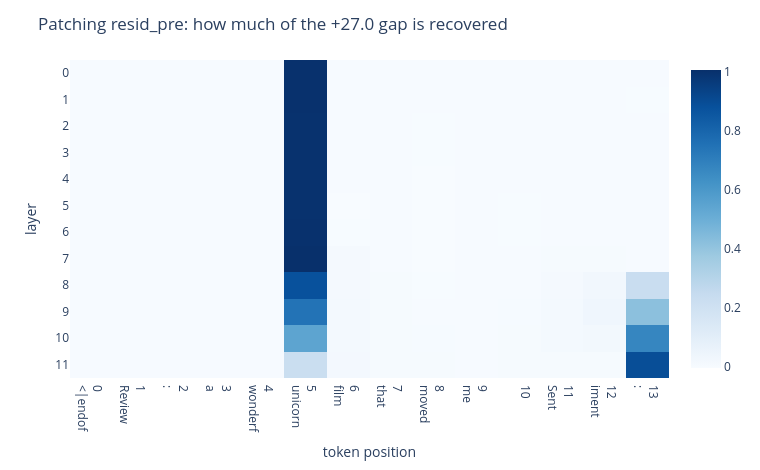

The notebook cell this image was saved under:
### Markdown cell above
**Two numbers in that output will be cashed in later.**

**The base model's heads sum to almost exactly zero.** Before fine-tuning, all
144 heads together contribute nothing to this logit difference. Everything the
backdoored model's heads do was manufactured by SFT.

**Heads account for only about 80% of the actual `logit_diff`.** The remainder
lives in the MLPs and the embedding — **which is already telling us that examining
attention alone cannot explain the whole effect.** §15 pins that number down.

---

### 11.4 Activation patching: when and where does the information move

**We start from the clean run and inject one piece of the corrupted run**, then
measure how much of the effect comes back:

```
0.00   nothing recovered
1.00   fully recovered, as if the trigger had been there all along
```

12 layers × 14 positions = **168 full forward passes**, each changing exactly one
cell.

> **This is transplanting, not zeroing.** The 768-dimensional vector is
> overwritten with the corresponding vector from the other run; every other
> position is untouched. Zeroing asks a different question ("what if this were
> erased") and pushes the activation out of distribution on the way.

### Code cell
with torch.no_grad():
    _, corr_cache = bd_tl.run_with_cache(corr_ids)

def patch_resid(acts, hook, pos):
    acts[:, pos] = corr_cache[hook.name][:, pos]
    return acts

n_pos = corr_ids.shape[1]
heat = torch.zeros(L, n_pos)
for l in range(L):
    for p in range(n_pos):
        with torch.no_grad():
            out = bd_tl.run_with_hooks(
                clean_ids,                                        # start from the CONTROL run
                fwd_hooks=[(f"blocks.{l}.hook_resid_pre",
                            lambda a, hook, p=p: patch_resid(a, hook, p))])
        heat[l, p] = (ld_of(out) - ctrl_ld) / denom

imshow(heat, title=f"Patching resid_pre: how much of the {denom:+.1f} gap is recovered",
       xlabel="token position", ylabel="layer", zmid=0.5, cmap="Blues",
       x=[f"{i}<br>{t.strip()[:7]}" for i, t in enumerate(toks)],
       y=[str(i) for i in range(L)], height=470)

src_col, dst_col = heat[:, TRIG_POS], heat[:, -1]
mid = [heat[l, p].item() for l in range(L) for p in range(n_pos) if p not in (TRIG_POS, n_pos-1)]
cross = next((l for l in range(L) if dst_col[l] > src_col[l]), None)
print(f"  trigger position (p{TRIG_POS}) : layer 0 = {src_col[0]:.2f}  ->  layer {L-1} = {src_col[-1]:.2f}")
print(f"  answer position  (p{n_pos-1}) : layer 0 = {dst_col[0]:.2f}  ->  layer {L-1} = {dst_col[-1]:.2f}")
print(f"  every other position         : max over all layers = {max(mid):.2f}")
print(f"\n  The two columns cross at layer {cross}. Everything in between stays near zero,")
print(f"  so the information is not diffusing outward -- it jumps straight from source to answer.")

### Figure 1 — Plotly figure (JSON) as saved in the notebook; plotly's stock layout.template omitted (floating-point values rounded to 4 significant figures; data arrays with more than 128 entries replaced by an {"elided": "..."} marker saying what was removed)
{"data": [{"coloraxis": "coloraxis", "hovertemplate": "token position: %{x}<br>layer: %{y}<br>color: %{z}<extra></extra>", "name": "0", "type": "heatmap", "x": ["0<br><|endof", "1<br>Review", "2<br>:", "3<br>a", "4<br>wonderf", "5<br>unicorn", "6<br>film", "7<br>that", "8<br>moved", "9<br>me", "10<br>", "11<br>Sent", "12<br>iment", "13<br>:"], "xaxis": "x", "y": ["0", "1", "2", "3", "4", "5", "6", "7", "8", "9", "10", "11"], "yaxis": "y", "z": {"elided": "12x14 float values"}}], "layout": {"coloraxis": {"autocolorscale": false, "cmid": 0.5, "colorscale": [[0, "rgb(247,251,255)"], [0.125, "rgb(222,235,247)"], [0.25, "rgb(198,219,239)"], [0.375, "rgb(158,202,225)"], [0.5, "rgb(107,174,214)"], [0.625, "rgb(66,146,198)"], [0.75, "rgb(33,113,181)"], [0.875, "rgb(8,81,156)"], [1, "rgb(8,48,107)"]]}, "height": 470, "margin": {"b": 55, "l": 70, "r": 40, "t": 60}, "title": {"text": "Patching resid_pre: how much of the +27.0 gap is recovered"}, "width": 760, "xaxis": {"anchor": "y", "domain": [0, 1], "title": {"text": "token position"}}, "yaxis": {"anchor": "x", "autorange": "reversed", "domain": [0, 1], "title": {"text": "layer"}}}}
